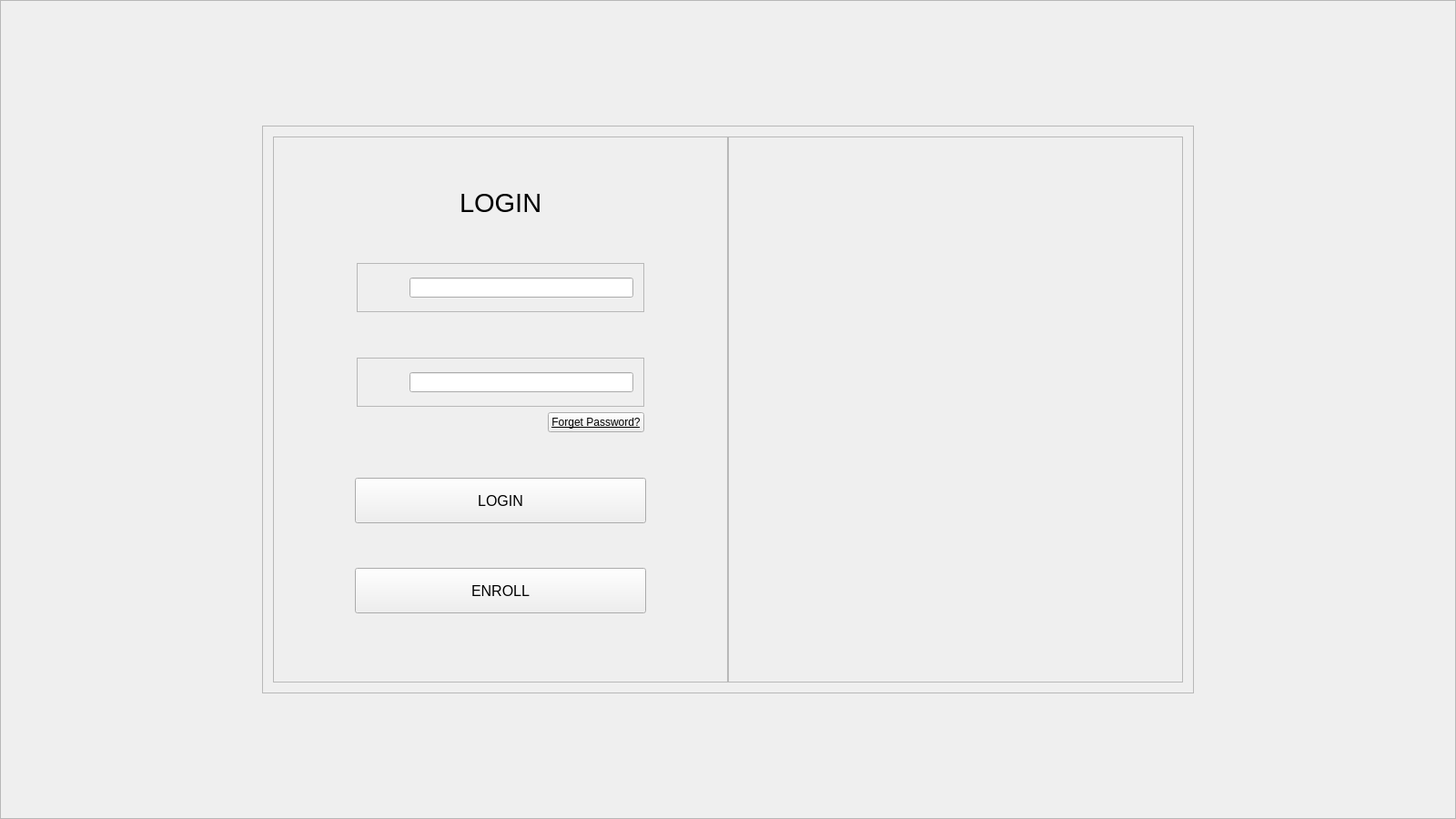
<?xml version="1.0" encoding="UTF-8"?>
<ui version="4.0">
 <class>Widget</class>
 <widget class="QWidget" name="Widget">
  <property name="geometry">
   <rect>
    <x>0</x>
    <y>0</y>
    <width>1600</width>
    <height>900</height>
   </rect>
  </property>
  <property name="windowTitle">
   <string>Widget</string>
  </property>
  <property name="styleSheet">
   <string notr="true"/>
  </property>
  <layout class="QGridLayout" name="gridLayout_6">
   <property name="leftMargin">
    <number>0</number>
   </property>
   <property name="topMargin">
    <number>0</number>
   </property>
   <property name="rightMargin">
    <number>0</number>
   </property>
   <property name="bottomMargin">
    <number>0</number>
   </property>
   <property name="spacing">
    <number>0</number>
   </property>
   <item row="0" column="0">
    <widget class="QFrame" name="frame_background">
     <property name="frameShape">
      <enum>QFrame::StyledPanel</enum>
     </property>
     <property name="frameShadow">
      <enum>QFrame::Raised</enum>
     </property>
     <layout class="QGridLayout" name="gridLayout_3">
      <item row="1" column="0" colspan="2">
       <layout class="QHBoxLayout" name="horizontalLayout_9">
        <item>
         <spacer name="horizontalSpacer_17">
          <property name="orientation">
           <enum>Qt::Horizontal</enum>
          </property>
          <property name="sizeHint" stdset="0">
           <size>
            <width>40</width>
            <height>20</height>
           </size>
          </property>
         </spacer>
        </item>
        <item>
         <widget class="QFrame" name="frame">
          <property name="frameShape">
           <enum>QFrame::StyledPanel</enum>
          </property>
          <property name="frameShadow">
           <enum>QFrame::Raised</enum>
          </property>
          <layout class="QGridLayout" name="gridLayout_2">
           <item row="0" column="0">
            <layout class="QHBoxLayout" name="horizontalLayout_8">
             <property name="spacing">
              <number>0</number>
             </property>
             <item>
              <widget class="QFrame" name="frame_login">
               <property name="sizePolicy">
                <sizepolicy hsizetype="Minimum" vsizetype="Minimum">
                 <horstretch>0</horstretch>
                 <verstretch>0</verstretch>
                </sizepolicy>
               </property>
               <property name="minimumSize">
                <size>
                 <width>500</width>
                 <height>600</height>
                </size>
               </property>
               <property name="maximumSize">
                <size>
                 <width>500</width>
                 <height>600</height>
                </size>
               </property>
               <property name="frameShape">
                <enum>QFrame::StyledPanel</enum>
               </property>
               <property name="frameShadow">
                <enum>QFrame::Raised</enum>
               </property>
               <layout class="QGridLayout" name="gridLayout_5">
                <item row="1" column="0">
                 <spacer name="verticalSpacer_4">
                  <property name="orientation">
                   <enum>Qt::Vertical</enum>
                  </property>
                  <property name="sizeType">
                   <enum>QSizePolicy::Fixed</enum>
                  </property>
                  <property name="sizeHint" stdset="0">
                   <size>
                    <width>20</width>
                    <height>20</height>
                   </size>
                  </property>
                 </spacer>
                </item>
                <item row="0" column="0">
                 <layout class="QVBoxLayout" name="verticalLayout">
                  <item>
                   <spacer name="verticalSpacer_2">
                    <property name="orientation">
                     <enum>Qt::Vertical</enum>
                    </property>
                    <property name="sizeHint" stdset="0">
                     <size>
                      <width>20</width>
                      <height>13</height>
                     </size>
                    </property>
                   </spacer>
                  </item>
                  <item>
                   <layout class="QHBoxLayout" name="horizontalLayout">
                    <item>
                     <spacer name="horizontalSpacer">
                      <property name="orientation">
                       <enum>Qt::Horizontal</enum>
                      </property>
                      <property name="sizeHint" stdset="0">
                       <size>
                        <width>40</width>
                        <height>20</height>
                       </size>
                      </property>
                     </spacer>
                    </item>
                    <item>
                     <widget class="QLabel" name="label_login">
                      <property name="font">
                       <font>
                        <family>Arial</family>
                        <pointsize>22</pointsize>
                       </font>
                      </property>
                      <property name="text">
                       <string>LOGIN</string>
                      </property>
                     </widget>
                    </item>
                    <item>
                     <spacer name="horizontalSpacer_2">
                      <property name="orientation">
                       <enum>Qt::Horizontal</enum>
                      </property>
                      <property name="sizeHint" stdset="0">
                       <size>
                        <width>40</width>
                        <height>20</height>
                       </size>
                      </property>
                     </spacer>
                    </item>
                   </layout>
                  </item>
                  <item>
                   <spacer name="verticalSpacer">
                    <property name="orientation">
                     <enum>Qt::Vertical</enum>
                    </property>
                    <property name="sizeHint" stdset="0">
                     <size>
                      <width>20</width>
                      <height>13</height>
                     </size>
                    </property>
                   </spacer>
                  </item>
                  <item>
                   <layout class="QHBoxLayout" name="horizontalLayout_10">
                    <item>
                     <spacer name="horizontalSpacer_20">
                      <property name="orientation">
                       <enum>Qt::Horizontal</enum>
                      </property>
                      <property name="sizeType">
                       <enum>QSizePolicy::Fixed</enum>
                      </property>
                      <property name="sizeHint" stdset="0">
                       <size>
                        <width>80</width>
                        <height>20</height>
                       </size>
                      </property>
                     </spacer>
                    </item>
                    <item>
                     <widget class="QFrame" name="frame_user_name">
                      <property name="frameShape">
                       <enum>QFrame::StyledPanel</enum>
                      </property>
                      <property name="frameShadow">
                       <enum>QFrame::Raised</enum>
                      </property>
                      <layout class="QGridLayout" name="gridLayout_4">
                       <item row="0" column="0">
                        <layout class="QHBoxLayout" name="horizontalLayout_11">
                         <item>
                          <spacer name="horizontalSpacer_21">
                           <property name="orientation">
                            <enum>Qt::Horizontal</enum>
                           </property>
                           <property name="sizeType">
                            <enum>QSizePolicy::Fixed</enum>
                           </property>
                           <property name="sizeHint" stdset="0">
                            <size>
                             <width>10</width>
                             <height>20</height>
                            </size>
                           </property>
                          </spacer>
                         </item>
                         <item>
                          <widget class="QLabel" name="label_user_name">
                           <property name="sizePolicy">
                            <sizepolicy hsizetype="Fixed" vsizetype="Fixed">
                             <horstretch>0</horstretch>
                             <verstretch>0</verstretch>
                            </sizepolicy>
                           </property>
                           <property name="minimumSize">
                            <size>
                             <width>30</width>
                             <height>30</height>
                            </size>
                           </property>
                           <property name="maximumSize">
                            <size>
                             <width>30</width>
                             <height>30</height>
                            </size>
                           </property>
                           <property name="text">
                            <string/>
                           </property>
                          </widget>
                         </item>
                         <item>
                          <widget class="QLineEdit" name="user_input"/>
                         </item>
                        </layout>
                       </item>
                      </layout>
                     </widget>
                    </item>
                    <item>
                     <spacer name="horizontalSpacer_22">
                      <property name="orientation">
                       <enum>Qt::Horizontal</enum>
                      </property>
                      <property name="sizeType">
                       <enum>QSizePolicy::Fixed</enum>
                      </property>
                      <property name="sizeHint" stdset="0">
                       <size>
                        <width>80</width>
                        <height>20</height>
                       </size>
                      </property>
                     </spacer>
                    </item>
                   </layout>
                  </item>
                  <item>
                   <spacer name="verticalSpacer_3">
                    <property name="orientation">
                     <enum>Qt::Vertical</enum>
                    </property>
                    <property name="sizeHint" stdset="0">
                     <size>
                      <width>20</width>
                      <height>17</height>
                     </size>
                    </property>
                   </spacer>
                  </item>
                  <item>
                   <layout class="QHBoxLayout" name="horizontalLayout_2">
                    <item>
                     <spacer name="horizontalSpacer_6">
                      <property name="orientation">
                       <enum>Qt::Horizontal</enum>
                      </property>
                      <property name="sizeType">
                       <enum>QSizePolicy::Fixed</enum>
                      </property>
                      <property name="sizeHint" stdset="0">
                       <size>
                        <width>80</width>
                        <height>20</height>
                       </size>
                      </property>
                     </spacer>
                    </item>
                    <item>
                     <widget class="QFrame" name="frame_pwd">
                      <property name="frameShape">
                       <enum>QFrame::StyledPanel</enum>
                      </property>
                      <property name="frameShadow">
                       <enum>QFrame::Raised</enum>
                      </property>
                      <layout class="QGridLayout" name="gridLayout">
                       <item row="0" column="0">
                        <layout class="QHBoxLayout" name="horizontalLayout_3">
                         <item>
                          <spacer name="horizontalSpacer_5">
                           <property name="orientation">
                            <enum>Qt::Horizontal</enum>
                           </property>
                           <property name="sizeType">
                            <enum>QSizePolicy::Fixed</enum>
                           </property>
                           <property name="sizeHint" stdset="0">
                            <size>
                             <width>10</width>
                             <height>20</height>
                            </size>
                           </property>
                          </spacer>
                         </item>
                         <item>
                          <widget class="QLabel" name="label_pwd">
                           <property name="sizePolicy">
                            <sizepolicy hsizetype="Fixed" vsizetype="Fixed">
                             <horstretch>0</horstretch>
                             <verstretch>0</verstretch>
                            </sizepolicy>
                           </property>
                           <property name="minimumSize">
                            <size>
                             <width>30</width>
                             <height>30</height>
                            </size>
                           </property>
                           <property name="maximumSize">
                            <size>
                             <width>30</width>
                             <height>30</height>
                            </size>
                           </property>
                           <property name="text">
                            <string/>
                           </property>
                          </widget>
                         </item>
                         <item>
                          <widget class="QLineEdit" name="password_input"/>
                         </item>
                        </layout>
                       </item>
                      </layout>
                     </widget>
                    </item>
                    <item>
                     <spacer name="horizontalSpacer_19">
                      <property name="orientation">
                       <enum>Qt::Horizontal</enum>
                      </property>
                      <property name="sizeType">
                       <enum>QSizePolicy::Fixed</enum>
                      </property>
                      <property name="sizeHint" stdset="0">
                       <size>
                        <width>80</width>
                        <height>20</height>
                       </size>
                      </property>
                     </spacer>
                    </item>
                   </layout>
                  </item>
                  <item>
                   <layout class="QHBoxLayout" name="horizontalLayout_5">
                    <item>
                     <spacer name="horizontalSpacer_11">
                      <property name="orientation">
                       <enum>Qt::Horizontal</enum>
                      </property>
                      <property name="sizeHint" stdset="0">
                       <size>
                        <width>28</width>
                        <height>20</height>
                       </size>
                      </property>
                     </spacer>
                    </item>
                    <item>
                     <widget class="QPushButton" name="btn_forget">
                      <property name="font">
                       <font>
                        <family>Arial</family>
                        <underline>true</underline>
                       </font>
                      </property>
                      <property name="text">
                       <string>Forget Password?</string>
                      </property>
                     </widget>
                    </item>
                    <item>
                     <spacer name="horizontalSpacer_12">
                      <property name="orientation">
                       <enum>Qt::Horizontal</enum>
                      </property>
                      <property name="sizeType">
                       <enum>QSizePolicy::Fixed</enum>
                      </property>
                      <property name="sizeHint" stdset="0">
                       <size>
                        <width>80</width>
                        <height>20</height>
                       </size>
                      </property>
                     </spacer>
                    </item>
                   </layout>
                  </item>
                  <item>
                   <spacer name="verticalSpacer_5">
                    <property name="orientation">
                     <enum>Qt::Vertical</enum>
                    </property>
                    <property name="sizeHint" stdset="0">
                     <size>
                      <width>20</width>
                      <height>13</height>
                     </size>
                    </property>
                   </spacer>
                  </item>
                  <item>
                   <layout class="QHBoxLayout" name="horizontalLayout_6">
                    <item>
                     <spacer name="horizontalSpacer_13">
                      <property name="orientation">
                       <enum>Qt::Horizontal</enum>
                      </property>
                      <property name="sizeHint" stdset="0">
                       <size>
                        <width>40</width>
                        <height>20</height>
                       </size>
                      </property>
                     </spacer>
                    </item>
                    <item>
                     <widget class="QPushButton" name="btn_login">
                      <property name="sizePolicy">
                       <sizepolicy hsizetype="Fixed" vsizetype="Fixed">
                        <horstretch>0</horstretch>
                        <verstretch>0</verstretch>
                       </sizepolicy>
                      </property>
                      <property name="minimumSize">
                       <size>
                        <width>320</width>
                        <height>50</height>
                       </size>
                      </property>
                      <property name="maximumSize">
                       <size>
                        <width>320</width>
                        <height>50</height>
                       </size>
                      </property>
                      <property name="font">
                       <font>
                        <family>Arial</family>
                        <pointsize>12</pointsize>
                       </font>
                      </property>
                      <property name="text">
                       <string>LOGIN</string>
                      </property>
                     </widget>
                    </item>
                    <item>
                     <spacer name="horizontalSpacer_14">
                      <property name="orientation">
                       <enum>Qt::Horizontal</enum>
                      </property>
                      <property name="sizeHint" stdset="0">
                       <size>
                        <width>40</width>
                        <height>20</height>
                       </size>
                      </property>
                     </spacer>
                    </item>
                   </layout>
                  </item>
                  <item>
                   <spacer name="verticalSpacer_6">
                    <property name="orientation">
                     <enum>Qt::Vertical</enum>
                    </property>
                    <property name="sizeHint" stdset="0">
                     <size>
                      <width>20</width>
                      <height>13</height>
                     </size>
                    </property>
                   </spacer>
                  </item>
                  <item>
                   <layout class="QHBoxLayout" name="horizontalLayout_4">
                    <item>
                     <spacer name="horizontalSpacer_10">
                      <property name="orientation">
                       <enum>Qt::Horizontal</enum>
                      </property>
                      <property name="sizeHint" stdset="0">
                       <size>
                        <width>13</width>
                        <height>20</height>
                       </size>
                      </property>
                     </spacer>
                    </item>
                    <item>
                     <widget class="QPushButton" name="btn_register">
                      <property name="sizePolicy">
                       <sizepolicy hsizetype="Fixed" vsizetype="Fixed">
                        <horstretch>0</horstretch>
                        <verstretch>0</verstretch>
                       </sizepolicy>
                      </property>
                      <property name="minimumSize">
                       <size>
                        <width>320</width>
                        <height>50</height>
                       </size>
                      </property>
                      <property name="maximumSize">
                       <size>
                        <width>320</width>
                        <height>50</height>
                       </size>
                      </property>
                      <property name="font">
                       <font>
                        <family>Arial</family>
                        <pointsize>12</pointsize>
                       </font>
                      </property>
                      <property name="text">
                       <string>ENROLL</string>
                      </property>
                     </widget>
                    </item>
                    <item>
                     <spacer name="horizontalSpacer_9">
                      <property name="orientation">
                       <enum>Qt::Horizontal</enum>
                      </property>
                      <property name="sizeHint" stdset="0">
                       <size>
                        <width>13</width>
                        <height>20</height>
                       </size>
                      </property>
                     </spacer>
                    </item>
                   </layout>
                  </item>
                  <item>
                   <spacer name="verticalSpacer_8">
                    <property name="orientation">
                     <enum>Qt::Vertical</enum>
                    </property>
                    <property name="sizeHint" stdset="0">
                     <size>
                      <width>20</width>
                      <height>13</height>
                     </size>
                    </property>
                   </spacer>
                  </item>
                 </layout>
                </item>
               </layout>
              </widget>
             </item>
             <item>
              <widget class="QFrame" name="frame_pic">
               <property name="sizePolicy">
                <sizepolicy hsizetype="Minimum" vsizetype="Minimum">
                 <horstretch>0</horstretch>
                 <verstretch>0</verstretch>
                </sizepolicy>
               </property>
               <property name="minimumSize">
                <size>
                 <width>500</width>
                 <height>600</height>
                </size>
               </property>
               <property name="frameShape">
                <enum>QFrame::StyledPanel</enum>
               </property>
               <property name="frameShadow">
                <enum>QFrame::Raised</enum>
               </property>
              </widget>
             </item>
            </layout>
           </item>
          </layout>
         </widget>
        </item>
        <item>
         <spacer name="horizontalSpacer_18">
          <property name="orientation">
           <enum>Qt::Horizontal</enum>
          </property>
          <property name="sizeHint" stdset="0">
           <size>
            <width>40</width>
            <height>20</height>
           </size>
          </property>
         </spacer>
        </item>
       </layout>
      </item>
      <item row="2" column="1">
       <spacer name="verticalSpacer_10">
        <property name="orientation">
         <enum>Qt::Vertical</enum>
        </property>
        <property name="sizeHint" stdset="0">
         <size>
          <width>20</width>
          <height>119</height>
         </size>
        </property>
       </spacer>
      </item>
      <item row="0" column="1">
       <spacer name="verticalSpacer_9">
        <property name="orientation">
         <enum>Qt::Vertical</enum>
        </property>
        <property name="sizeHint" stdset="0">
         <size>
          <width>20</width>
          <height>119</height>
         </size>
        </property>
       </spacer>
      </item>
     </layout>
    </widget>
   </item>
  </layout>
 </widget>
 <layoutdefault spacing="6" margin="11"/>
 <resources/>
 <connections/>
</ui>
